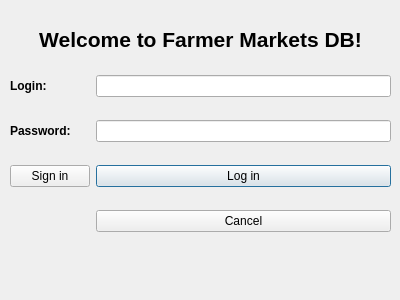
<?xml version="1.0" encoding="UTF-8"?>
<ui version="4.0">
 <class>login_page</class>
 <widget class="QDialog" name="login_page">
  <property name="geometry">
   <rect>
    <x>0</x>
    <y>0</y>
    <width>400</width>
    <height>300</height>
   </rect>
  </property>
  <property name="minimumSize">
   <size>
    <width>400</width>
    <height>300</height>
   </size>
  </property>
  <property name="maximumSize">
   <size>
    <width>400</width>
    <height>300</height>
   </size>
  </property>
  <property name="windowTitle">
   <string>Dialog</string>
  </property>
  <property name="sizeGripEnabled">
   <bool>false</bool>
  </property>
  <property name="modal">
   <bool>false</bool>
  </property>
  <widget class="QWidget" name="gridLayoutWidget">
   <property name="geometry">
    <rect>
     <x>10</x>
     <y>10</y>
     <width>381</width>
     <height>281</height>
    </rect>
   </property>
   <layout class="QGridLayout" name="gridLayout">
    <property name="sizeConstraint">
     <enum>QLayout::SizeConstraint::SetDefaultConstraint</enum>
    </property>
    <item row="1" column="0">
     <widget class="QLabel" name="label_2">
      <property name="font">
       <font>
        <bold>true</bold>
       </font>
      </property>
      <property name="text">
       <string>Login:</string>
      </property>
     </widget>
    </item>
    <item row="2" column="1">
     <widget class="QLineEdit" name="pass_txtbox">
      <property name="echoMode">
       <enum>QLineEdit::EchoMode::PasswordEchoOnEdit</enum>
      </property>
     </widget>
    </item>
    <item row="3" column="1">
     <widget class="QPushButton" name="login_btn">
      <property name="text">
       <string>Log in</string>
      </property>
     </widget>
    </item>
    <item row="3" column="0">
     <widget class="QPushButton" name="sign_in_btn">
      <property name="text">
       <string>Sign in</string>
      </property>
     </widget>
    </item>
    <item row="4" column="1">
     <widget class="QPushButton" name="cancel_btn">
      <property name="text">
       <string>Cancel</string>
      </property>
     </widget>
    </item>
    <item row="2" column="0">
     <widget class="QLabel" name="label">
      <property name="font">
       <font>
        <bold>true</bold>
       </font>
      </property>
      <property name="text">
       <string>Password:</string>
      </property>
     </widget>
    </item>
    <item row="1" column="1">
     <widget class="QLineEdit" name="login_txtbox"/>
    </item>
    <item row="0" column="0" colspan="2">
     <widget class="QLabel" name="label_3">
      <property name="sizePolicy">
       <sizepolicy hsizetype="Preferred" vsizetype="Fixed">
        <horstretch>0</horstretch>
        <verstretch>0</verstretch>
       </sizepolicy>
      </property>
      <property name="font">
       <font>
        <family>Microsoft JhengHei UI</family>
        <pointsize>16</pointsize>
        <bold>true</bold>
       </font>
      </property>
      <property name="text">
       <string>Welcome to Farmer Markets DB!</string>
      </property>
      <property name="alignment">
       <set>Qt::AlignmentFlag::AlignCenter</set>
      </property>
     </widget>
    </item>
    <item row="5" column="0" colspan="2">
     <widget class="QLabel" name="status_lbl">
      <property name="enabled">
       <bool>true</bool>
      </property>
      <property name="sizePolicy">
       <sizepolicy hsizetype="Expanding" vsizetype="Fixed">
        <horstretch>0</horstretch>
        <verstretch>0</verstretch>
       </sizepolicy>
      </property>
      <property name="text">
       <string/>
      </property>
      <property name="alignment">
       <set>Qt::AlignmentFlag::AlignCenter</set>
      </property>
     </widget>
    </item>
   </layout>
  </widget>
 </widget>
 <resources/>
 <connections>
  <connection>
   <sender>cancel_btn</sender>
   <signal>clicked()</signal>
   <receiver>login_page</receiver>
   <slot>close()</slot>
   <hints>
    <hint type="sourcelabel">
     <x>240</x>
     <y>220</y>
    </hint>
    <hint type="destinationlabel">
     <x>199</x>
     <y>149</y>
    </hint>
   </hints>
  </connection>
 </connections>
</ui>
